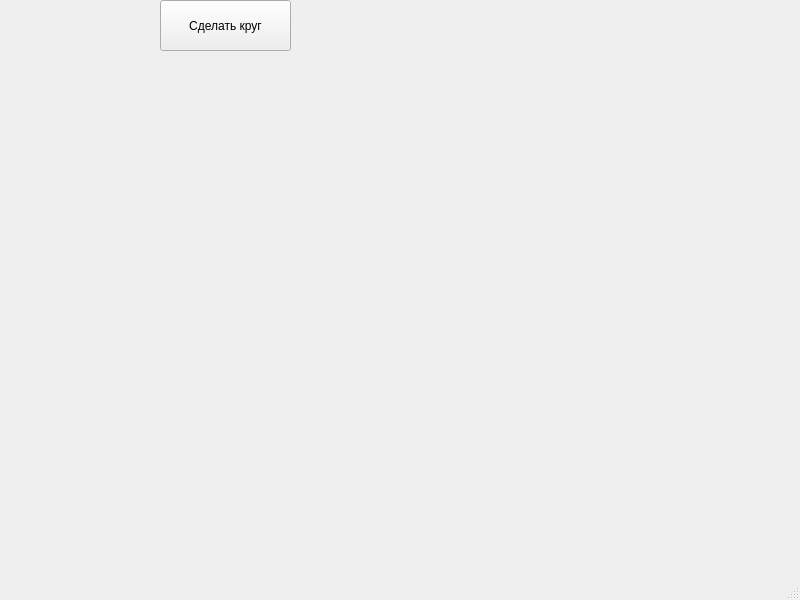
<?xml version="1.0" encoding="UTF-8"?>
<ui version="4.0">
 <class>MainWindow</class>
 <widget class="QMainWindow" name="MainWindow">
  <property name="geometry">
   <rect>
    <x>0</x>
    <y>0</y>
    <width>800</width>
    <height>600</height>
   </rect>
  </property>
  <property name="windowTitle">
   <string>MainWindow</string>
  </property>
  <widget class="QWidget" name="centralwidget">
   <widget class="QPushButton" name="button">
    <property name="geometry">
     <rect>
      <x>160</x>
      <y>0</y>
      <width>131</width>
      <height>51</height>
     </rect>
    </property>
    <property name="text">
     <string>Сделать круг</string>
    </property>
   </widget>
  </widget>
  <widget class="QMenuBar" name="menubar">
   <property name="geometry">
    <rect>
     <x>0</x>
     <y>0</y>
     <width>800</width>
     <height>21</height>
    </rect>
   </property>
  </widget>
  <widget class="QStatusBar" name="statusbar"/>
 </widget>
 <resources/>
 <connections/>
</ui>
